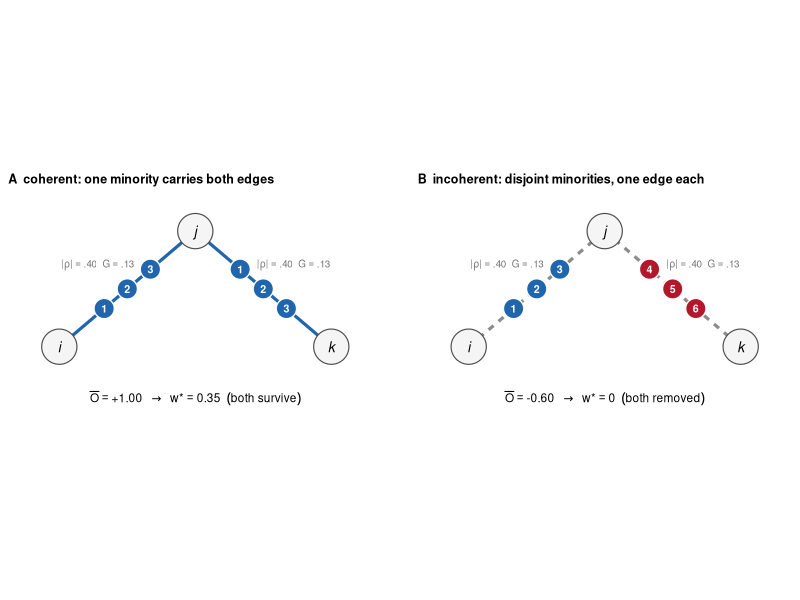
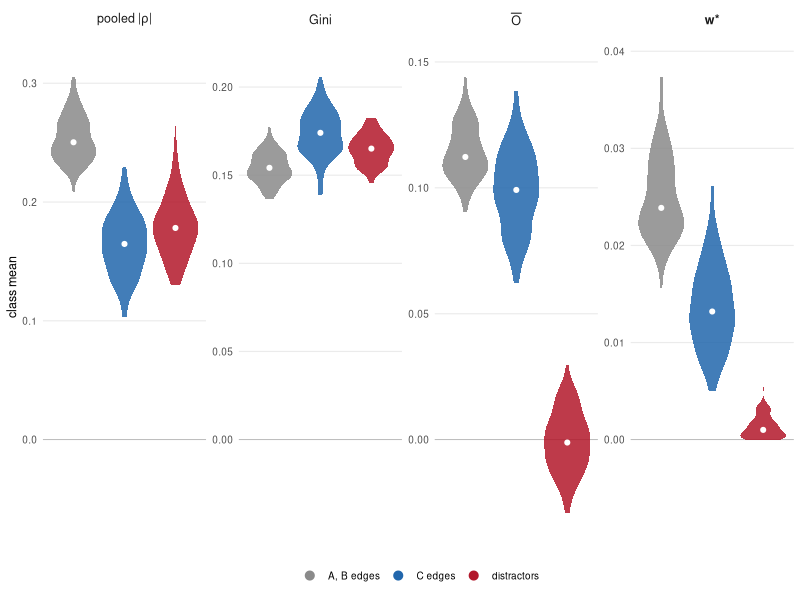
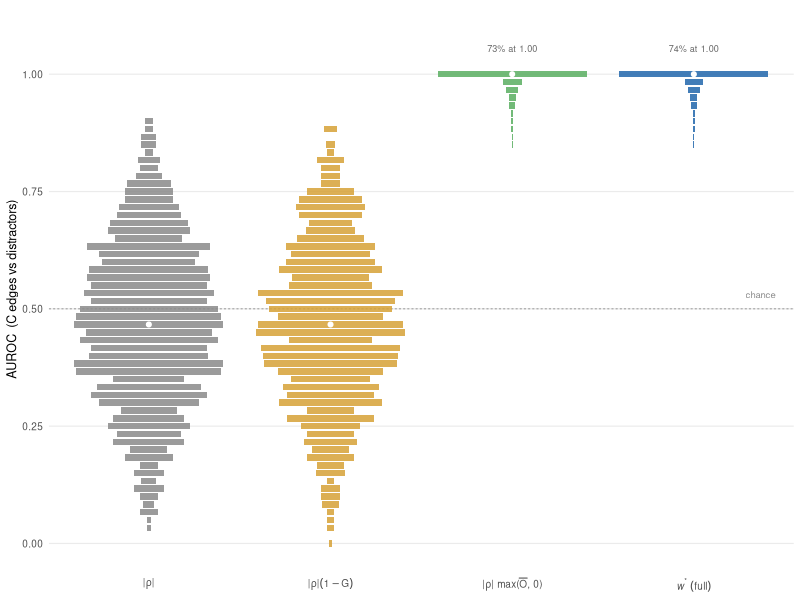
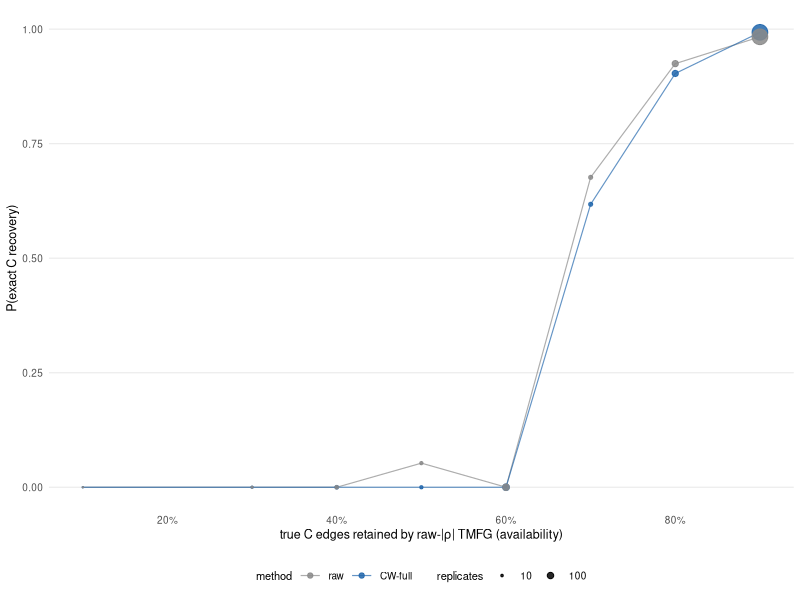

Recreate these plots in R, in order.
#!/usr/bin/env Rscript
# =============================================================================
# scripts/make_figs_sim1.R — Figures 1–5 for the CW short methods paper
# Inputs : simulation/out/sim1_primary.csv, sim1_primary_edges.csv,
#          toy/out/toy_S_table.csv, toy/out/toy_edge_stats.csv
# Outputs: paper/figs/fig{1..5}[ab]?.pdf  (final journal size, single column)
# Run    : /Library/Frameworks/R.framework/Resources/bin/Rscript scripts/make_figs_sim1.R
# All figures rendered at final size; no post-hoc scaling. No /tmp paths.
# =============================================================================
suppressPackageStartupMessages({ library(ggplot2); library(scales) })

root <- normalizePath(file.path(dirname(sub("--file=", "",
        grep("--file=", commandArgs(FALSE), value = TRUE)[1] %||% "scripts/x")), ".."))
`%||%` <- function(a, b) if (length(a) == 0 || is.na(a)) b else a
setwd(root)
dir.create("paper/figs", recursive = TRUE, showWarnings = FALSE)

prim  <- read.csv("simulation/out/sim1_primary.csv")
edges <- read.csv("simulation/out/sim1_primary_edges.csv")
wS <- read.csv("toy/out/wedge_S_table.csv")     # from toy/toy_wedge.R
wE <- read.csv("toy/out/wedge_edge_stats.csv")

col_C <- "#2166ac"; col_D <- "#b2182b"; col_gray <- "#8a8a8a"
base_theme <- theme_minimal(base_size = 9) +
  theme(panel.grid.minor = element_blank(),
        panel.grid.major.x = element_blank(),
        strip.text = element_text(size = 9, face = "bold"),
        legend.position = "bottom",
        legend.title = element_blank(),
        plot.title = element_blank())

# ---- Fig 1 — minimal wedge toy as a GRAPH (nodes + edges + carrier beads) ---
# Layout encodes the message: the wedge i--j--k drawn as a network; the
# respondents who carry each edge sit ON the edge as numbered beads.
# A: both edges carry the SAME beads (1,2,3) -> coherent -> survive (solid).
# B: disjoint beads (1,2,3 vs 4,5,6) -> incoherent -> removed (dashed).
eA <- wE[wE$scenario == "A_coherent", ][1, ]
eB <- wE[wE$scenario == "B_incoherent", ][1, ]
scenA <- "A  coherent: one minority carries both edges"
scenB <- "B  incoherent: disjoint minorities, one edge each"
nodes <- data.frame(scen = rep(c(scenA, scenB), each = 3),
                    x = rep(c(0, 1, 2), 2), y = rep(c(0, 0.85, 0), 2),
                    lab = rep(c("i", "j", "k"), 2))
seg <- data.frame(scen = rep(c(scenA, scenB), each = 2),
                  x1 = rep(c(0, 1), 2), y1 = rep(c(0, 0.85), 2),
                  x2 = rep(c(1, 2), 2), y2 = rep(c(0.85, 0), 2),
                  surv = c(TRUE, TRUE, FALSE, FALSE))
bead_t <- c(0.33, 0.50, 0.67)
mk_beads <- function(scen, x1, y1, x2, y2, ids, grp) data.frame(
  scen = scen, x = x1 + bead_t * (x2 - x1), y = y1 + bead_t * (y2 - y1),
  id = ids, grp = grp)
beads <- rbind(
  mk_beads(scenA, 0, 0, 1, 0.85, 1:3, "M"),
  mk_beads(scenA, 1, 0.85, 2, 0, 1:3, "M"),
  mk_beads(scenB, 0, 0, 1, 0.85, 1:3, "M1"),
  mk_beads(scenB, 1, 0.85, 2, 0, 4:6, "M2"))
# identical pooled stats on every edge (plotmath; Unicode breaks in cairo_pdf)
rho_lab <- data.frame(scen = rep(c(scenA, scenB), each = 2),
                      x = rep(c(0.28, 1.72), 2), y = rep(0.60, 4),
                      lab = "'|'*rho*'|'=='.40'~~G=='.13'")
verdict <- data.frame(
  scen = c(scenA, scenB),
  lab = c(sprintf("bar(O)=='%+.2f'~~''%%->%%''~~'w*'=='%.2f'~~(both~survive)",
                  eA$o_bar, eA$w_star),
          sprintf("bar(O)=='%+.2f'~~''%%->%%''~~'w*'==0~~(both~removed)",
                  eB$o_bar)))
bead_cols <- c(M = col_C, M1 = col_C, M2 = col_D)
f1 <- ggplot() +
  geom_segment(data = seg, aes(x = x1, y = y1, xend = x2, yend = y2,
                               linetype = surv, color = surv),
               linewidth = 1.1) +
  scale_linetype_manual(values = c(`TRUE` = "solid", `FALSE` = "22"),
                        guide = "none") +
  scale_color_manual(values = c(`TRUE` = col_C, `FALSE` = "grey55"),
                     guide = "none") +
  geom_point(data = beads, aes(x, y, fill = grp), shape = 21, size = 6.4,
             color = "white", stroke = 0.7, show.legend = FALSE) +
  scale_fill_manual(values = bead_cols) +
  geom_text(data = beads, aes(x, y, label = id), size = 2.7, color = "white",
            fontface = "bold") +
  geom_point(data = nodes, aes(x, y), shape = 21, size = 11.5,
             fill = "grey96", color = "grey30", stroke = 0.6) +
  geom_text(data = nodes, aes(x, y, label = lab), size = 3.6,
            fontface = "italic") +
  geom_text(data = rho_lab, aes(x, y, label = lab), size = 2.5,
            color = "grey45", parse = TRUE) +
  geom_text(data = verdict, aes(x = 1, y = -0.38, label = lab), size = 3.0,
            parse = TRUE) +
  facet_wrap(~scen, ncol = 2) +
  coord_fixed(xlim = c(-0.25, 2.25), ylim = c(-0.52, 1.05), clip = "off") +
  theme_void(base_size = 9) +
  theme(strip.text = element_text(size = 9, face = "bold", hjust = 0,
                                  margin = margin(0, 0, 6, 0)),
        panel.spacing.x = unit(0.9, "cm"),
        plot.margin = margin(4, 6, 4, 6))
ggsave("paper/figs/fig1_wedge.pdf", f1, width = 6.4, height = 2.5,
       device = cairo_pdf)

# ---- Fig 2 — mechanism: matched |rho|, unseparated Gini, separated Obar -----
# ALL structural edge classes shown (PI request 2026-08-26): within-A/B
# background edges included alongside C and distractors. Class means are
# computed from the archived per-edge audit file (all 36 structural edges x
# 100 replicates); the C/D values agree with the 1,000-replicate summary.
blk    <- function(x) (x - 1) %/% 5
dp_key <- paste(c(1, 2, 3, 4, 5, 6), c(6, 7, 8, 9, 10, 11))
ek     <- paste(edges$i, edges$j)
edges$class <- ifelse(ek %in% dp_key, "distractors",
               ifelse(blk(edges$i) == blk(edges$j) & blk(edges$i) == 2,
                      "C edges",
               ifelse(blk(edges$i) == blk(edges$j), "A, B edges", "other")))
me  <- edges[edges$class != "other", ]
agg2 <- aggregate(cbind(rho = abs(me$rho), gini = me$gini, o_bar = me$o_bar,
                        wstar = me$cw),
                  by = list(seed = me$seed, class = me$class), FUN = mean)
mech <- rbind(
  data.frame(stat = "pooled~'|'*rho*'|'", class = agg2$class, v = agg2$rho),
  data.frame(stat = "Gini",               class = agg2$class, v = agg2$gini),
  data.frame(stat = "bar(O)",             class = agg2$class, v = agg2$o_bar),
  data.frame(stat = "'w*'",               class = agg2$class, v = agg2$wstar))
mech$stat  <- factor(mech$stat, levels = c("pooled~'|'*rho*'|'", "Gini",
                                           "bar(O)", "'w*'"))
mech$class <- factor(mech$class, levels = c("A, B edges", "C edges", "distractors"))
# align the y = 0 baseline across facets: every panel's limits are set so
# zero sits at the same relative height (ratio r fixed by the panel with the
# largest negative extent, i.e. bar(O))
# NO significance brackets (PI decision 2026-08-26): hypothesis tests on
# simulation replicates test the compute budget, not the DGP — class
# differences are deterministic design properties; separability is already
# reported as AUROC in the text (Rule 1, ablation).
ymax_s <- tapply(mech$v, mech$stat, max)
ymin_s <- tapply(mech$v, mech$stat, min)
r0 <- max(pmax(0, -ymin_s) / ymax_s)
blank2 <- data.frame(
  stat  = factor(rep(names(ymax_s), 2), levels = levels(mech$stat)),
  class = mech$class[1],
  v     = c(-1.08 * r0 * ymax_s, 1.06 * ymax_s))
f2 <- ggplot(mech, aes(class, v, fill = class)) +
  geom_blank(data = blank2) +
  geom_hline(yintercept = 0, linewidth = 0.25, color = "grey70") +
  geom_violin(color = NA, alpha = 0.85, width = 0.9, scale = "width",
              key_glyph = "point") +
  stat_summary(fun = median, geom = "point", size = 1.4, color = "white",
               show.legend = FALSE) +
  facet_wrap(~stat, scales = "free_y", labeller = label_parsed, nrow = 1) +
  scale_fill_manual(values = c("A, B edges" = col_gray,
                               "C edges" = col_C, "distractors" = col_D)) +
  guides(fill = guide_legend(override.aes = list(
    shape = 21, size = 3.4, colour = "white", stroke = 0.6, alpha = 1))) +
  scale_y_continuous(breaks = function(l) {          # no negative tick labels
    b <- scales::extended_breaks()(l); b[b >= -1e-9] }) +
  labs(x = NULL, y = "class mean") +
  base_theme + theme(axis.text.x = element_blank())
ggsave("paper/figs/fig2_mechanism.pdf", f2, width = 6.5, height = 2.2,
       device = cairo_pdf)

# ---- end-to-end honest null: paired ARI diff + exact-C CI (TEXT ONLY) -------
# Figure removed (PI decision 2026-08-26): the null result is fully carried
# by the prose numbers in §3.4; the paired bootstrap below reproduces them.
w <- reshape(prim[prim$method %in% c("raw", "cw"),
                  c("seed", "method", "ari", "exactC")],
             idvar = "seed", timevar = "method", direction = "wide")
set.seed(20260825); B <- 10000; n <- nrow(w)
bs <- replicate(B, { i <- sample.int(n, n, TRUE)
  c(mean(w$ari.cw[i] - w$ari.raw[i]), mean(w$exactC.cw[i]) - mean(w$exactC.raw[i])) })
ci_ari <- quantile(bs[1, ], c(.025, .975)); ci_exc <- quantile(bs[2, ], c(.025, .975))
cat(sprintf("end-to-end (text numbers): ARI raw %.3f cw %.3f, paired diff %+.4f [%+.4f, %+.4f]\n",
            mean(w$ari.raw), mean(w$ari.cw),
            mean(w$ari.cw - w$ari.raw), ci_ari[1], ci_ari[2]))
cat(sprintf("  exactC raw %.3f cw %.3f, paired diff %+.4f [%+.4f, %+.4f]\n",
            mean(w$exactC.raw), mean(w$exactC.cw),
            mean(w$exactC.cw) - mean(w$exactC.raw), ci_exc[1], ci_exc[2]))

# ---- Fig 4 — ablation: AUROC by method --------------------------------------
ab <- prim[prim$method %in% c("raw", "gini", "over", "cw"), ]
# x labels = the exact ablation formulas of paper §3.3 (PI 2026-08-26:
# "overlap-only" did not connect to the body notation) — parsed plotmath
ab$method <- factor(ab$method, levels = c("raw", "gini", "over", "cw"))
lab_ab <- c(raw  = "'|'*rho*'|'",
            gini = "'|'*rho*'|'*(1 - G)",
            over = "'|'*rho*'|'~'max('*bar(O)*', 0)'",
            cw   = "italic(w)^'*'~(full)")
oracle_mu <- mean(prim$auroc[prim$method == "oracle"], na.rm = TRUE)
# Presentation (PI 2026-08-26, 3rd iteration): AUROC on 60 C-x-distractor
# pairs is DISCRETE (grid 1/60; over/cw have only 18/17 attained values,
# 73%/74% of replicates exactly at 1.00). A KDE violin cannot represent a
# point mass, so the violin is replaced by its exact discrete analogue:
# one horizontal bar per attained AUROC value, bar width proportional to
# the number of replicates at that value (normalized within arm, as
# scale = "width" does for the violins of the mechanism figure). raw/gini
# occupy ~52 grid points and read as violins; over/cw read as one dominant
# full-width bar at 1.00 plus a short tail — which is the true shape.
ceil_ab <- aggregate(auroc ~ method, ab, function(x) mean(x == 1))
ceil_ab <- ceil_ab[ceil_ab$auroc > .5, ]
ceil_ab$lab <- sprintf("%.0f%% at 1.00", 100 * ceil_ab$auroc)
cnt <- aggregate(seed ~ method + auroc, ab, length); names(cnt)[3] <- "n"
cnt$w <- ave(cnt$n, cnt$method, FUN = function(z) z / max(z)) * 0.82
med_ab <- aggregate(auroc ~ method, ab, median)
f4 <- ggplot(cnt, aes(as.numeric(method), auroc)) +
  geom_hline(yintercept = 0.5, linetype = "22", linewidth = 0.3, color = "grey55") +
  geom_tile(aes(width = w, fill = method), height = 1 / 72, alpha = 0.85) +
  geom_point(data = med_ab, aes(as.numeric(method), auroc),
             size = 1.4, color = "white") +
  annotate("text", x = 4.45, y = 0.53, hjust = 1, label = "chance",
           size = 2.4, color = "grey55") +
  geom_text(data = ceil_ab, aes(as.numeric(method), 1.055, label = lab),
            inherit.aes = FALSE, size = 2.3, color = "grey40") +
  scale_fill_manual(values = c(col_gray, "#d6a137", "#5aae61", col_C)) +
  scale_x_continuous(breaks = 1:4, labels = parse(text = lab_ab),
                     limits = c(0.45, 4.55), expand = c(0, 0)) +
  scale_y_continuous(limits = c(-1 / 144, 1.09),   # half a bar height below 0:
                     breaks = c(0, 0.25, 0.5, 0.75, 1)) + # gini attains 0.000
  labs(x = NULL, y = "AUROC  (C edges vs distractors)") +
  base_theme + theme(legend.position = "none")
ggsave("paper/figs/fig4_ablation.pdf", f4, width = 4.6, height = 2.6, device = cairo_pdf)

# ---- Fig 5 — failure map: TMFG availability is the bottleneck ---------------
fm <- prim[prim$method %in% c("raw", "cw"), ]
fm$avail_f <- factor(fm$tmfg_avail)
agg <- aggregate(exactC ~ tmfg_avail + method, fm, mean)
cnt <- aggregate(seed ~ tmfg_avail + method, fm, length); names(cnt)[3] <- "nrep"
agg <- merge(agg, cnt)
agg$method <- factor(agg$method, levels = c("raw", "cw"),
                     labels = c("raw", "CW-full"))
f5 <- ggplot(agg, aes(tmfg_avail, exactC, color = method)) +
  geom_line(linewidth = 0.4, alpha = 0.7) +
  geom_point(aes(size = nrep), alpha = 0.85) +
  scale_size_area(max_size = 5, breaks = c(10, 100, 800), name = "replicates") +
  scale_color_manual(values = c("raw" = col_gray, "CW-full" = col_C)) +
  scale_x_continuous(labels = percent_format(accuracy = 1),
                     breaks = seq(0.2, 1, 0.2)) +
  scale_y_continuous(limits = c(0, 1)) +
  labs(x = expression("true C edges retained by raw-"*"|"*rho*"|"*" TMFG (availability)"),
       y = "P(exact C recovery)") +
  base_theme + theme(legend.title = element_text(size = 8))
ggsave("paper/figs/fig5_failuremap.pdf", f5, width = 4.6, height = 2.8,
       device = cairo_pdf)

# ---- console summary ---------------------------------------------------------
# NOTE: K5 is non-planar, so a planar TMFG can retain at most 9 of the 10
# within-C edges — max availability is structurally 0.9, never 1.0.
cat("P(exactC | avail == 0.9 [structural max, K5 non-planar]):\n")
print(aggregate(exactC ~ method, fm[fm$tmfg_avail >= 0.899, ], mean))
cat("P(exactC | avail < 0.9):\n")
print(aggregate(exactC ~ method, fm[fm$tmfg_avail < 0.899, ], mean))
cat("oracle mean AUROC:", round(oracle_mu, 3), "\n")
cat("figs written to paper/figs/\n")
sessionInfo()$R.version$version.string
